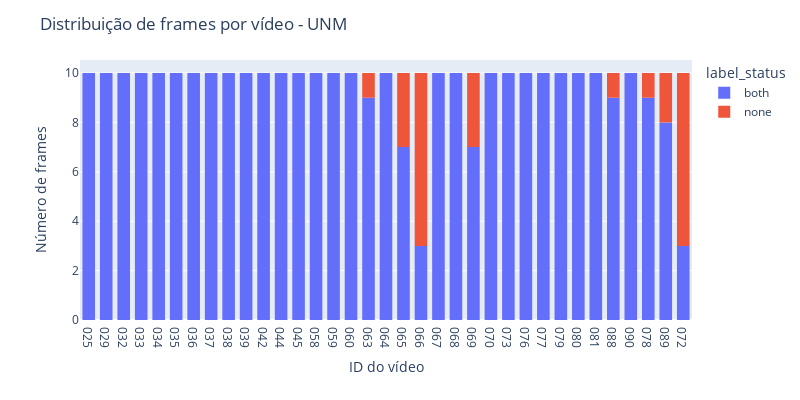

Notebook code for this chart:
### Markdown cell above
## 2. Análise dos dados de atribuição UNM

### Code cell
import plotly.express as px
import plotly.graph_objects as go

fig = px.histogram(
    df_atibuicao_unm_merged,
    x='video_id',
    color='label_status',
    nbins=30,
    width=800,
    height=400
)
fig.update_layout(
    title_text='Distribuição de frames por vídeo - UNM',
    xaxis_title_text='ID do vídeo',
    yaxis_title_text='Número de frames',
    bargap=0.2,
    bargroupgap=0.1
)

### Figure 1 — Plotly figure (JSON) as saved in the notebook; plotly's stock layout.template omitted (floating-point values rounded to 4 significant figures; data arrays with more than 128 entries replaced by an {"elided": "..."} marker saying what was removed)
{"data": [{"bingroup": "x", "hovertemplate": "label_status=both<br>video_id=%{x}<br>count=%{y}<extra></extra>", "legendgroup": "both", "marker": {"color": "#636efa", "pattern": {"shape": ""}}, "name": "both", "nbinsx": 30, "orientation": "v", "showlegend": true, "type": "histogram", "x": {"elided": "325 str values"}, "xaxis": "x", "yaxis": "y"}, {"bingroup": "x", "hovertemplate": "label_status=none<br>video_id=%{x}<br>count=%{y}<extra></extra>", "legendgroup": "none", "marker": {"color": "#EF553B", "pattern": {"shape": ""}}, "name": "none", "nbinsx": 30, "orientation": "v", "showlegend": true, "type": "histogram", "x": ["072", "078", "089", "065", "066", "072", "066", "066", "072", "065", "066", "072", "063", "066", "069", "072", "066", "069", "072", "065", "066", "072", "088", "069", "089"], "xaxis": "x", "yaxis": "y"}], "layout": {"bargap": 0.2, "bargroupgap": 0.1, "barmode": "relative", "height": 400, "legend": {"title": {"text": "label_status"}, "tracegroupgap": 0}, "margin": {"t": 60}, "title": {"text": "Distribuição de frames por vídeo - UNM"}, "width": 800, "xaxis": {"anchor": "y", "domain": [0, 1], "title": {"text": "ID do vídeo"}}, "yaxis": {"anchor": "x", "domain": [0, 1], "title": {"text": "Número de frames"}}}}
